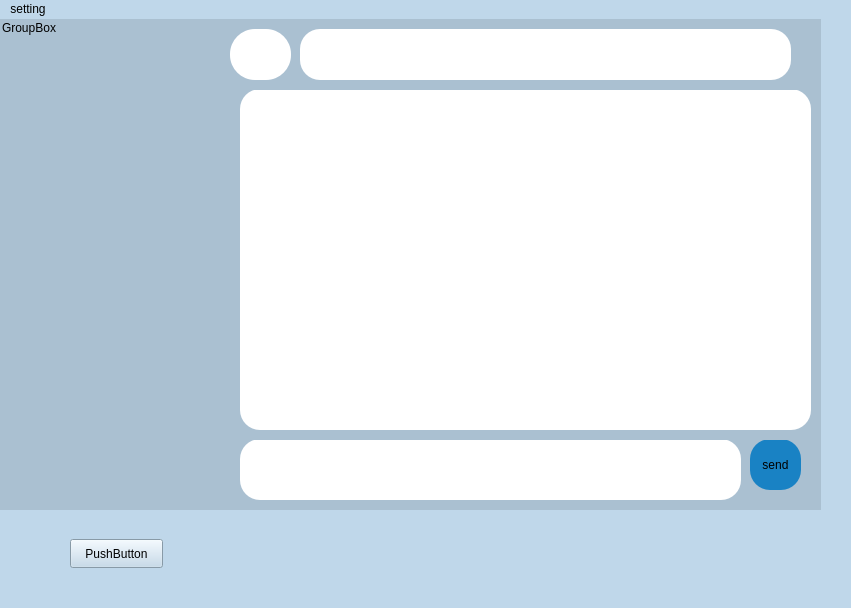
<?xml version="1.0" encoding="UTF-8"?>
<ui version="4.0">
 <class>MainWindow</class>
 <widget class="QMainWindow" name="MainWindow">
  <property name="geometry">
   <rect>
    <x>0</x>
    <y>0</y>
    <width>851</width>
    <height>608</height>
   </rect>
  </property>
  <property name="windowTitle">
   <string>MainWindow</string>
  </property>
  <property name="styleSheet">
   <string notr="true">background-color:rgb(191, 215, 234);</string>
  </property>
  <widget class="QWidget" name="centralwidget">
   <widget class="QGroupBox" name="groupBox_2">
    <property name="geometry">
     <rect>
      <x>220</x>
      <y>420</y>
      <width>601</width>
      <height>71</height>
     </rect>
    </property>
    <property name="styleSheet">
     <string notr="true">border:hide;
background-color:rgb(170, 192, 209);</string>
    </property>
    <property name="title">
     <string/>
    </property>
    <widget class="QPlainTextEdit" name="plainTextEdit">
     <property name="geometry">
      <rect>
       <x>20</x>
       <y>0</y>
       <width>501</width>
       <height>61</height>
      </rect>
     </property>
     <property name="styleSheet">
      <string notr="true">border: hide; 
border-radius:20px; 
background-color: palette(base);
</string>
     </property>
    </widget>
    <widget class="QPushButton" name="pushButton">
     <property name="geometry">
      <rect>
       <x>530</x>
       <y>0</y>
       <width>51</width>
       <height>51</height>
      </rect>
     </property>
     <property name="styleSheet">
      <string notr="true">background-color:rgb(25, 130, 196);
border-radius: 20%;</string>
     </property>
     <property name="text">
      <string>send</string>
     </property>
    </widget>
    <zorder>pushButton</zorder>
    <zorder>plainTextEdit</zorder>
   </widget>
   <widget class="QGroupBox" name="groupBox">
    <property name="geometry">
     <rect>
      <x>220</x>
      <y>70</y>
      <width>601</width>
      <height>351</height>
     </rect>
    </property>
    <property name="styleSheet">
     <string notr="true">border:hide;
background-color:rgb(170, 192, 209);</string>
    </property>
    <property name="title">
     <string/>
    </property>
    <widget class="QTextEdit" name="textEdit">
     <property name="geometry">
      <rect>
       <x>20</x>
       <y>0</y>
       <width>571</width>
       <height>341</height>
      </rect>
     </property>
     <property name="styleSheet">
      <string notr="true">background-image: url(C:/Users/Hkr/Desktop/BGchat.jpg);
border-radius:20px;
background-color: palette(base);</string>
     </property>
    </widget>
   </widget>
   <widget class="QGroupBox" name="groupBox_4">
    <property name="geometry">
     <rect>
      <x>220</x>
      <y>0</y>
      <width>601</width>
      <height>71</height>
     </rect>
    </property>
    <property name="styleSheet">
     <string notr="true">border:hide;
background-color:rgb(170, 192, 209);</string>
    </property>
    <property name="title">
     <string/>
    </property>
    <widget class="QLineEdit" name="lineEdit">
     <property name="geometry">
      <rect>
       <x>80</x>
       <y>10</y>
       <width>491</width>
       <height>51</height>
      </rect>
     </property>
     <property name="styleSheet">
      <string notr="true">border-radius: 20%;
color:black;
background-color:white;</string>
     </property>
    </widget>
    <widget class="QGraphicsView" name="graphicsView">
     <property name="geometry">
      <rect>
       <x>10</x>
       <y>10</y>
       <width>61</width>
       <height>51</height>
      </rect>
     </property>
     <property name="styleSheet">
      <string notr="true">border: hide; 
border-radius:25%; 
background-color: palette(base);
</string>
     </property>
    </widget>
   </widget>
   <widget class="QGroupBox" name="groupBox_3">
    <property name="geometry">
     <rect>
      <x>0</x>
      <y>0</y>
      <width>221</width>
      <height>491</height>
     </rect>
    </property>
    <property name="styleSheet">
     <string notr="true">background-color:rgb(170, 192, 209);
border:hide;
</string>
    </property>
    <property name="title">
     <string>GroupBox</string>
    </property>
    <widget class="QListWidget" name="listWidget">
     <property name="geometry">
      <rect>
       <x>40</x>
       <y>50</y>
       <width>161</width>
       <height>391</height>
      </rect>
     </property>
    </widget>
   </widget>
   <widget class="QPushButton" name="test">
    <property name="geometry">
     <rect>
      <x>70</x>
      <y>520</y>
      <width>93</width>
      <height>29</height>
     </rect>
    </property>
    <property name="text">
     <string>PushButton</string>
    </property>
   </widget>
  </widget>
  <widget class="QMenuBar" name="menubar">
   <property name="geometry">
    <rect>
     <x>0</x>
     <y>0</y>
     <width>851</width>
     <height>26</height>
    </rect>
   </property>
   <widget class="QMenu" name="menusetting">
    <property name="title">
     <string>setting</string>
    </property>
    <addaction name="separator"/>
    <addaction name="actionprofile"/>
    <addaction name="actionlvl_3_graph"/>
    <addaction name="actionchange_password"/>
   </widget>
   <addaction name="menusetting"/>
  </widget>
  <action name="actionprofile">
   <property name="text">
    <string>profile</string>
   </property>
  </action>
  <action name="actionlvl_3_graph">
   <property name="text">
    <string>lvl 3 graph</string>
   </property>
  </action>
  <action name="actionchange_password">
   <property name="text">
    <string>change password</string>
   </property>
  </action>
 </widget>
 <resources/>
 <connections/>
</ui>
